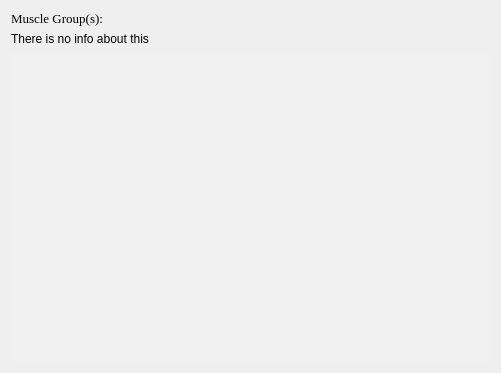
<?xml version="1.0" encoding="UTF-8"?>
<ui version="4.0">
 <class>Dialog</class>
 <widget class="QDialog" name="Dialog">
  <property name="geometry">
   <rect>
    <x>0</x>
    <y>0</y>
    <width>501</width>
    <height>373</height>
   </rect>
  </property>
  <property name="windowTitle">
   <string>Info</string>
  </property>
  <layout class="QVBoxLayout" name="verticalLayout">
   <item>
    <widget class="QLabel" name="label_muscle_groups">
     <property name="font">
      <font>
       <family>Times New Roman</family>
       <pointsize>10</pointsize>
      </font>
     </property>
     <property name="text">
      <string>Muscle Group(s):</string>
     </property>
    </widget>
   </item>
   <item>
    <widget class="QLabel" name="label_info">
     <property name="text">
      <string>There is no info about this</string>
     </property>
     <property name="wordWrap">
      <bool>true</bool>
     </property>
    </widget>
   </item>
   <item>
    <widget class="QGraphicsView" name="graphicsView">
     <property name="styleSheet">
      <string notr="true">background-color: #F0F0F0;</string>
     </property>
     <property name="frameShape">
      <enum>QFrame::NoFrame</enum>
     </property>
     <property name="frameShadow">
      <enum>QFrame::Sunken</enum>
     </property>
    </widget>
   </item>
  </layout>
 </widget>
 <resources/>
 <connections/>
</ui>
